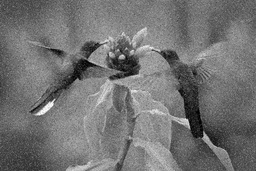
#> input picture Lab5/ims/im1.jpg, 256 x 171 px, shrunk from 1000 x 667 before the run
$ python Punto3.py
#> lines starting #> are read from the running program, lines starting #| are printed output that depends on the picture
#Librerias utilizadas
import numpy as np
import matplotlib.pyplot as plt
import os, glob, pydicom
import requests, zipfile
import skimage.io as io
import scipy.ndimage as sc
import pdb

def MyAdaptMedian_201424311_201617853(image, window_size, max_window_size):
    #Calcular numero de columnas a agregar
    addColsNum=int((max_window_size-1)/2)
    #Se crea una copia de la imagen original y Se agrega un marco a la imagen para que la 𝑣𝑒𝑛𝑡𝑎𝑛𝑎max ajuste
    newImage=np.zeros((image.shape[0]+2*addColsNum,image.shape[1]+2*addColsNum)).astype(np.uint8)
    newImage[addColsNum:len(newImage)-addColsNum,addColsNum:len(newImage[0])-addColsNum]=image

    #Se crea arreglo con las medidas de la imagen donde iremos guardando la imagen a retornar
    returnImage=np.zeros((image.shape[0]+2*addColsNum,image.shape[1]+2*addColsNum)).astype(np.uint8)

    #Para cada uno de los píxeles
    i=addColsNum
    i2=addColsNum
    actualWindowSize = int((window_size-1)/2)
    while i < len(newImage)-addColsNum:
        #se elige un tamaño de ventana (empezando con una 𝑣𝑒𝑛𝑡𝑎𝑛𝑎min)
        #se hace la ventana alrededor de ese pixel (ahora pixel central con intensidad 𝑧𝑥𝑦)
        window=newImage[i-actualWindowSize:i+actualWindowSize+1,i2-actualWindowSize:i2+actualWindowSize+1]
        #se calcula el valor mínimo 𝑧min, valor máximo 𝑧m𝑎𝑥 y mediana 𝑧𝑚𝑒𝑑 de las intensidades de la ventana
        sortWindow=np.sort(window, axis=None)
        zmax = sortWindow[len(sortWindow)-1]
        zmin = sortWindow[0]
        zmed = sortWindow[int((len(sortWindow)+1)/2)]
        #Se calcula 𝐴1 restando 𝑧𝑚𝑖𝑛 a 𝑧𝑚𝑒𝑑 Se calcula 𝐴2 restando 𝑧𝑚𝑎𝑥 a 𝑧𝑚𝑒d
        A1 = zmed-zmin
        A2 = int(zmed)-int(zmax)
        if A1>0 and A2<0:
            #Se calcula 𝐵1 restando 𝑧𝑚𝑖𝑛 a 𝑧𝑥𝑦 y Se calcula 𝐵2 restando 𝑧𝑚𝑎𝑥 a 𝑧𝑥y
            B1 = int(newImage[i,i2])-int(zmin)
            B2 = int(newImage[i,i2])-int(zmax)
            if B1>0 and B2<0:
                returnImage[i,i2]=newImage[i,i2]
            else:
                returnImage[i,i2]=zmed
            #se pasa al siguiente pixel
            actualWindowSize=int((window_size-1)/2)
            if  i2<len(newImage[0])-addColsNum:
                i2+=1
            else:
                i2=addColsNum
                i+=1
        else:
            #se aumenta el tamaño de la ventana en 2
            actualWindowSize+=1
            if actualWindowSize>(max_window_size-1)/2:
                #actualiza 𝑍𝑥𝑦 en la copia de la imagen con 𝑍𝑚𝑒d
                returnImage[i,i2]=zmed
                #se pasa al siguiente pixel
                actualWindowSize=int((window_size-1)/2)
                if  i2<len(newImage[0])-addColsNum:
                    i2+=1
                else:
                    i2=addColsNum
                    i+=1
    #Se retorna el centro de la imagen
    return returnImage[addColsNum:len(newImage)-addColsNum,addColsNum:len(newImage[0])-addColsNum]

# [35 lines of commented-out code are left out]

im1 = io.imread(os.path.join('ims',"im1.jpg")).astype(np.uint8)
#> im1 is the input picture: shape (171, 256); min 0, max 255, mean 114.7
im2 = io.imread(os.path.join('ims',"im2.jpg")).astype(np.uint8)
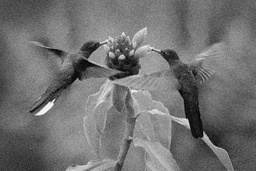
#> input picture Lab5/ims/im2.jpg, 256 x 171 px, shrunk from 1000 x 667 before the run
#> im2 is the input picture: shape (171, 256); min 0, max 251, mean 113.6

plt.suptitle('Median Adaptative Filter - Window Size 15 - Max Window Size 15')
plt.subplot(221)
plt.title('Original Im1')
plt.imshow(im1, cmap='gray')
plt.subplot(222)
plt.title('Median Adaptative Filter Im1')
plt.imshow(MyAdaptMedian_201424311_201617853(im1,15,15), cmap='gray')
#> in MyAdaptMedian_201424311_201617853, `newImage[addColsNum:len(newImage)-addColsNum,addColsNum:len(newImage[0..`:
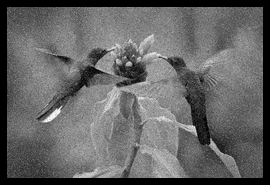
#> newImage: shape (185, 270); min 0, max 255, mean 100.6
#> the loop in MyAdaptMedian_201424311_201617853, `while i < len(newImage)-addColsNum:` made 43947 passes
#> (zmax, zmed, A1, A2, B1, B2) on passes 7 to 18: (129, 57, 57, -72, 67, -62), (129, 66, 66, -63, 93, -36), (129, 66, 66, -63, 69, -60), (129, 66, 66, -63, 78, -51), (129, 66, 66, -63, 81, -48), (129, 66, 66, -63, 73, -56), (129, 66, 66, -63, 81, -48), (129, 66, 66, -63, 72, -57), (129, 66, 66, -63, 79, -50), (129, 66, 66, -63, 89, -40), (129, 66, 66, -63, 85, -44), (129, 66, 66, -63, 86, -43)
#> (zmax, zmed, A1, A2) on passes 1 to 6: (117, 0, 0, -117), (117, 0, 0, -117), (117, 0, 0, -117), (117, 0, 0, -117), (117, 0, 0, -117), (117, 0, 0, -117)
plt.subplot(223)
plt.title('Original Im2')
plt.imshow(im2, cmap='gray')
plt.subplot(224)
plt.title('Median Adaptative Filter Im2')
plt.imshow(MyAdaptMedian_201424311_201617853(im2,15,15), cmap='gray')
plt.show()

plt.suptitle('Median Adaptative Filter - Window Size 9 - Max Window Size 15')
plt.subplot(221)
plt.title('Original Im1')
plt.imshow(im1, cmap='gray')
plt.subplot(222)
plt.title('Median Adaptative Filter Im1')
plt.imshow(MyAdaptMedian_201424311_201617853(im1,9,15), cmap='gray')
plt.subplot(223)
plt.title('Original Im2')
plt.imshow(im2, cmap='gray')
plt.subplot(224)
plt.title('Median Adaptative Filter Im2')
plt.imshow(MyAdaptMedian_201424311_201617853(im2,9,15), cmap='gray')
plt.show()

plt.suptitle('Median Adaptative Filter - Window Size 5 - Max Window Size 15')
plt.subplot(221)
plt.title('Original Im1')
plt.imshow(im1, cmap='gray')
plt.subplot(222)
plt.title('Median Adaptative Filter Im1')
plt.imshow(MyAdaptMedian_201424311_201617853(im1,5,15), cmap='gray')
#> after the loop in MyAdaptMedian_201424311_201617853 (call 5), `while i < len(newImage)-addColsNum:`:
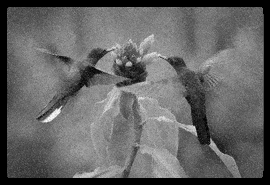
#> returnImage: shape (185, 270); min 0, max 253, mean 100.8
plt.subplot(223)
plt.title('Original Im2')
plt.imshow(im2, cmap='gray')
plt.subplot(224)
plt.title('Median Adaptative Filter Im2')
plt.imshow(MyAdaptMedian_201424311_201617853(im2,5,15), cmap='gray')
plt.show()

plt.suptitle('Median Adaptative Filter - Window Size 3 - Max Window Size 5 ')
plt.subplot(221)
plt.title('Original Im1')
plt.imshow(im1, cmap='gray')
plt.subplot(222)
plt.title('Median Adaptative Filter Im1')
plt.imshow(MyAdaptMedian_201424311_201617853(im1,3,5), cmap='gray')
#> after the loop in MyAdaptMedian_201424311_201617853 (call 7), `while i < len(newImage)-addColsNum:`:
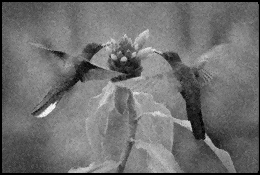
#> returnImage: shape (175, 260); min 0, max 253, mean 111.2
plt.subplot(223)
plt.title('Original Im2')
plt.imshow(im2, cmap='gray')
plt.subplot(224)
plt.title('Median Adaptative Filter Im2')
plt.imshow(MyAdaptMedian_201424311_201617853(im2,3,5), cmap='gray')
#> in MyAdaptMedian_201424311_201617853 (call 8), `newImage[addColsNum:len(newImage)-addColsNum,addColsNum:len(newImage[0..`:
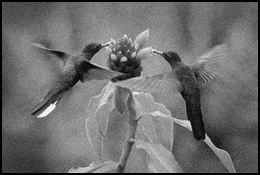
#> newImage: shape (175, 260); min 0, max 251, mean 109.3
plt.show()

plt.suptitle('Gaussian Filter - Sigma 1 ')
plt.subplot(221)
plt.title('Original Im1')
plt.imshow(im1, cmap='gray')
plt.subplot(222)
plt.title('Gaussian Filter Im1')
plt.imshow(sc.gaussian_filter(im1,sigma=1), cmap='gray')
plt.subplot(223)
plt.title('Original Im2')
plt.imshow(im2, cmap='gray')
plt.subplot(224)
plt.title('Gaussian Filter Im2')
plt.imshow(sc.gaussian_filter(im2,sigma=1), cmap='gray')
plt.show()

plt.suptitle('Gaussian Filter - Sigma 2 ')
plt.subplot(221)
plt.title('Original Im1')
plt.imshow(im1, cmap='gray')
plt.subplot(222)
plt.title('Gaussian Filter Im1')
plt.imshow(sc.gaussian_filter(im1,sigma=2), cmap='gray')
plt.subplot(223)
plt.title('Original Im2')
plt.imshow(im2, cmap='gray')
plt.subplot(224)
plt.title('Gaussian Filter Im2')
plt.imshow(sc.gaussian_filter(im2,sigma=2), cmap='gray')
plt.show()

plt.suptitle('Gaussian Filter - Sigma 3 ')
plt.subplot(221)
plt.title('Original Im1')
plt.imshow(im1, cmap='gray')
plt.subplot(222)
plt.title('Gaussian Filter Im1')
plt.imshow(sc.gaussian_filter(im1,sigma=3), cmap='gray')
plt.subplot(223)
plt.title('Original Im2')
plt.imshow(im2, cmap='gray')
plt.subplot(224)
plt.title('Gaussian Filter Im2')
plt.imshow(sc.gaussian_filter(im2,sigma=3), cmap='gray')
plt.show()
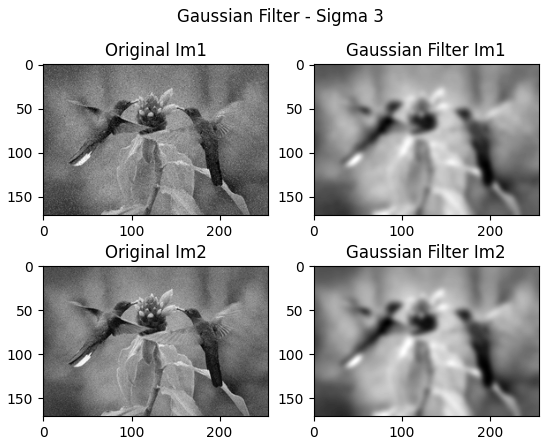
#> figure drawn by matplotlib, 4 panels

plt.suptitle('Best Filtes ')
plt.subplot(221)
plt.title('Original Im1')
plt.imshow(im1, cmap='gray')
plt.subplot(222)
plt.title('Median Adaptative Filter - Window Size 3 - Max Window Size 5')
plt.imshow(MyAdaptMedian_201424311_201617853(im1,3,5), cmap='gray')
plt.subplot(223)
plt.title('Original Im2')
plt.imshow(im2, cmap='gray')
plt.subplot(224)
plt.title('Gaussian Filter Sigma=2')
plt.imshow(sc.gaussian_filter(im2,sigma=2), cmap='gray')
plt.show()
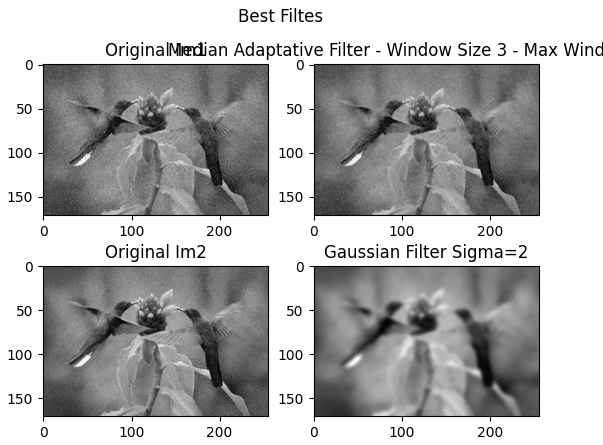
#> figure drawn by matplotlib, 4 panels
